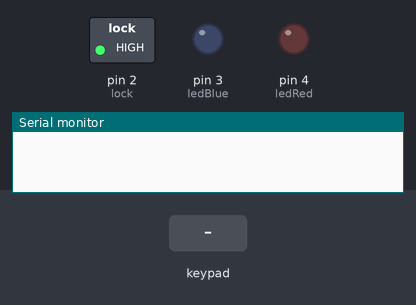
The sketch below on a simulated Arduino Uno, built with avr-gcc and run on an emulated ATmega328P. Shown: switched loads named in the sketch (green lamp = pin HIGH), output pins drawn as LEDs (lit = HIGH), the last lines printed to the serial monitor. Inputs (shaded band) come from the test bench.

Above: at 1.2 s.
1.3 s: key '#' pressed
At 2.5 s:
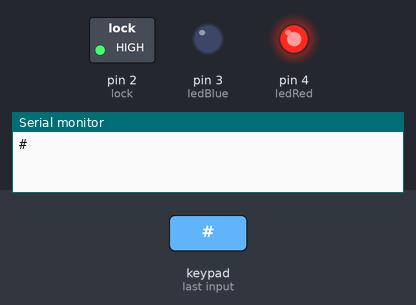
2.8 s: keypad keys 5 6 7 8 pressed 0.4 s apart
5.9 s: key '*' pressed
Timing chart, 0 to 8.9 s (numbered marks = the images above; inputs shaded):
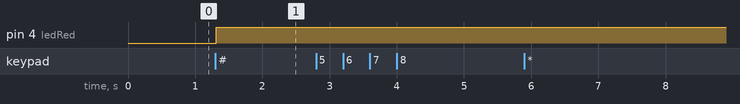

Measured:
- after the input at 1.3 s, pin 4 (ledRed): LOW → HIGH at once

The sketch:

smartDoorLock.ino
```cpp
#include <Keypad.h>

int lock = 2;
int ledBlue = 3;
int ledRed = 4;
int count = 0;

const byte numRows = 4;
const byte numCols = 3;

//Map out the keypad buttons in a 2D array
char keymap[numRows][numCols] = {
  {'1', '2', '3'},
  {'4', '5', '6'},
  {'7', '8', '9'},
  {'*', '0', '#'}
};

//Store pins of arduino that keypad rows & cols are connected to within an array
byte rowPins[numRows] = {5,6,7,8};
byte colPins[numCols] = {9,10,11};

//Object myKeypad of class Keypad and pass all params of keypad in it
Keypad myKeypad = Keypad(makeKeymap(keymap), rowPins, colPins, numRows, numCols);

void setup() {
  Serial.begin(9600);
  pinMode(lock, OUTPUT);
  pinMode(ledBlue, OUTPUT);
  pinMode(ledRed, OUTPUT);
  digitalWrite(lock, HIGH); //Set lock pin as high since we're using a logic low relay
}

void loop() {
  char keypressed = myKeypad.getKey();
  if(keypressed!=NO_KEY)
  {
    //Password is 444
    Serial.println(keypressed);
    if (keypressed == '4')
      count = count + 1;
    if (count > 3)
      count = 0;
    if ((keypressed=='*')&&(count==3))
    {
      digitalWrite(lock, LOW); //open lock
      digitalWrite(ledBlue, HIGH);
      digitalWrite(ledRed, LOW);
      count = 0;
    }
    if (keypressed == '#')
    {
      digitalWrite(lock, HIGH); //close lock
      digitalWrite(ledRed, HIGH);
      digitalWrite(ledBlue, LOW);
      count = 0;
    }
  }

}
```
